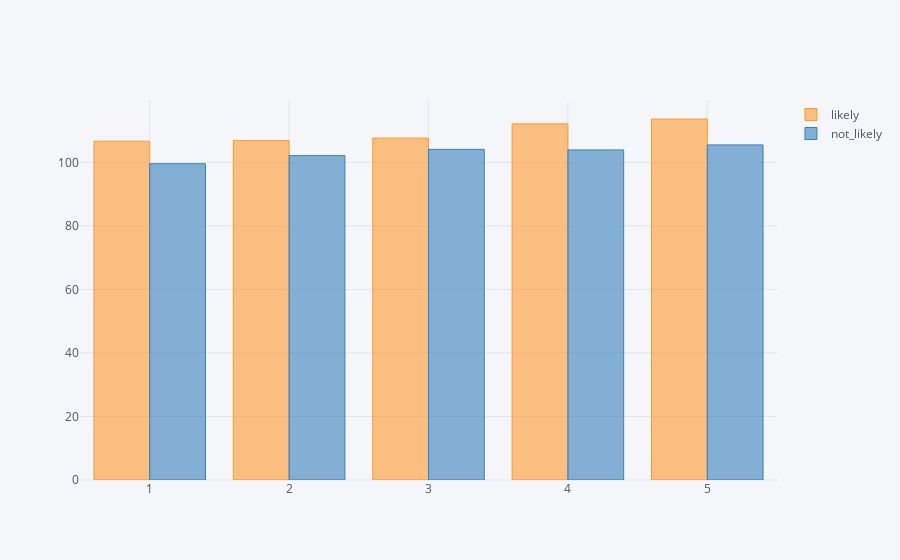

Notebook cell for this chart:
### Code cell
TOEFL_compare.iplot(kind='bar')

### Figure 1 — Plotly figure (JSON) as saved in the notebook; plotly's stock layout.template omitted (floating-point values rounded to 4 significant figures)
{"data": [{"marker": {"color": "rgba(255, 153, 51, 0.6)", "line": {"color": "rgba(255, 153, 51, 1.0)", "width": 1}}, "name": "likely", "orientation": "v", "text": "", "type": "bar", "uid": "87e59300-d4f1-414d-826f-1f8eddd43d95", "x": [1, 2, 3, 4, 5], "y": [106.7, 106.9, 107.7, 112.1, 113.7]}, {"marker": {"color": "rgba(55, 128, 191, 0.6)", "line": {"color": "rgba(55, 128, 191, 1.0)", "width": 1}}, "name": "not_likely", "orientation": "v", "text": "", "type": "bar", "uid": "955317ea-a0d3-4e82-8633-75e180cd61bd", "x": [1, 2, 3, 4, 5], "y": [99.58, 102.1, 104.1, 103.9, 105.5]}], "layout": {"legend": {"bgcolor": "#F5F6F9", "font": {"color": "#4D5663"}}, "paper_bgcolor": "#F5F6F9", "plot_bgcolor": "#F5F6F9", "title": {"font": {"color": "#4D5663"}}, "xaxis": {"gridcolor": "#E1E5ED", "showgrid": true, "tickfont": {"color": "#4D5663"}, "title": {"font": {"color": "#4D5663"}, "text": ""}, "zerolinecolor": "#E1E5ED"}, "yaxis": {"gridcolor": "#E1E5ED", "showgrid": true, "tickfont": {"color": "#4D5663"}, "title": {"font": {"color": "#4D5663"}, "text": ""}, "zerolinecolor": "#E1E5ED"}}}
